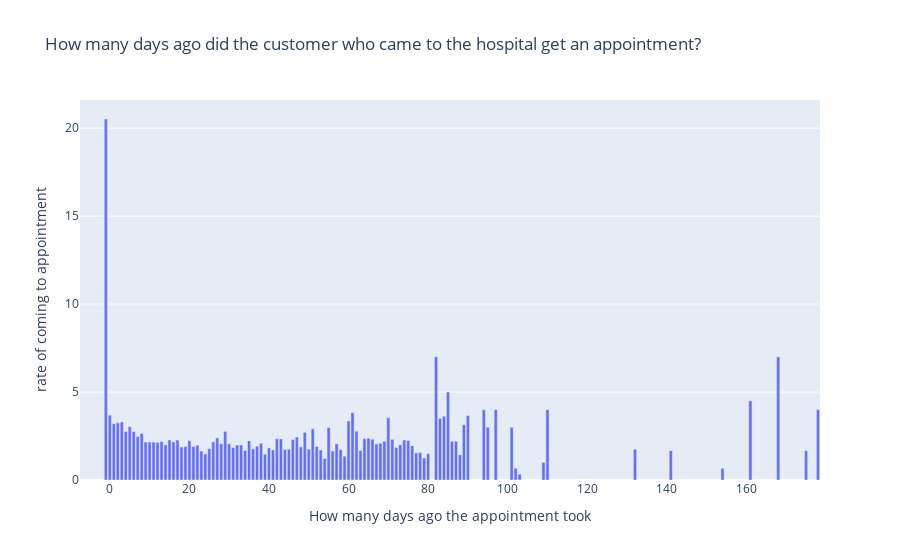

Source (notebook cell):
### Code cell
plt.figure(figsize=(20, 15))
dayrate=noshown.value_counts()/noshowy.value_counts()
import plotly.express as px

fig = px.bar(data_frame=dayrate, 
             x=dayrate.index, 
             y=dayrate.values,title="How many days ago did the customer who came to the hospital get an appointment?",
                 labels={"index": "How many days ago the appointment took",  
                         "y": "rate of coming to appointment"})

fig.show()

### Figure 1 — Plotly figure (JSON) as saved in the notebook; plotly's stock layout.template omitted (floating-point values rounded to 4 significant figures; data arrays with more than 128 entries replaced by an {"elided": "..."} marker saying what was removed)
{"data": [{"alignmentgroup": "True", "hovertemplate": "How many days ago the appointment took=%{x}<br>rate of coming to appointment=%{y}<extra></extra>", "legendgroup": "", "marker": {"color": "#636efa"}, "name": "", "offsetgroup": "", "orientation": "v", "showlegend": false, "textposition": "auto", "type": "bar", "x": {"elided": "131 int values"}, "xaxis": "x", "y": {"elided": "131 float values"}, "yaxis": "y"}], "layout": {"barmode": "relative", "legend": {"tracegroupgap": 0}, "title": {"text": "How many days ago did the customer who came to the hospital get an appointment?"}, "xaxis": {"anchor": "y", "domain": [0, 1], "title": {"text": "How many days ago the appointment took"}}, "yaxis": {"anchor": "x", "domain": [0, 1], "title": {"text": "rate of coming to appointment"}}}}
